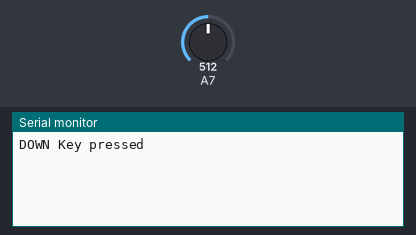
Simulated run of this sketch. Board: Arduino Nano, built with avr-gcc and run on an emulated ATmega328P. On the bench: the last lines printed to the serial monitor. The inputs (shaded band) are chosen by the test bench; at power-on: A7 = 512.

Above: at 1.2 s.
1.3 s: A7 set to 290
At 2.0 s:
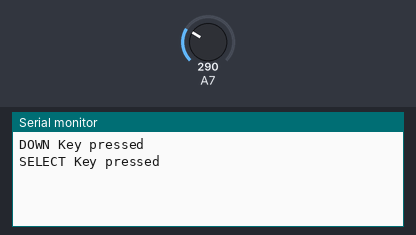
2.8 s: A7 set to 90
At 3.4 s:
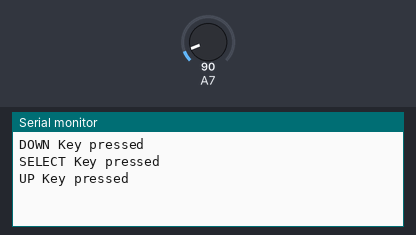

The sketch:

ButtonTest.ino
```cpp
#define NOKEY     0
#define UPKEY     1
#define DOWNKEY   2
#define SELECTKEY 3

byte lastkey = NOKEY;


void setup() {
  // put your setup code here, to run once:
  Serial.begin(9600);
}

void loop() {
  // put your main code here, to run repeatedly:
  switch(getKey(A7)) {
    case UPKEY:
        if(lastkey != UPKEY) {
           Serial.println("UP Key pressed");
           lastkey = UPKEY;
        }
        break;
    case DOWNKEY:
        if(lastkey != DOWNKEY) {
           Serial.println("DOWN Key pressed");
           lastkey = DOWNKEY;
         }
        break;
    case SELECTKEY:
        if(lastkey != SELECTKEY) {
           Serial.println("SELECT Key pressed");
           lastkey = SELECTKEY;
        }
        break;

    default:
        lastkey = NOKEY;
        break;
  }
}

byte getKey(int pin) {
  int v = analogRead(pin);
  delay(50);
  v = analogRead(pin);
  if(v < 600 && v > 300) return DOWNKEY;
  if(v < 300 && v > 100) return SELECTKEY;
  if(v < 100) return UPKEY;
  return NOKEY;

}
```

Measured:
- after the input at 1.3 s, the serial monitor: prints a new line at once (image 1)
- after the input at 2.8 s, the serial monitor: prints a new line at once (image 2)
